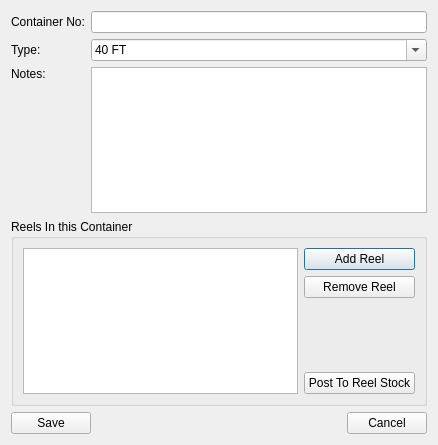
<?xml version="1.0" encoding="UTF-8"?>
<ui version="4.0">
 <class>ContainerEditor</class>
 <widget class="QDialog" name="ContainerEditor">
  <property name="geometry">
   <rect>
    <x>0</x>
    <y>0</y>
    <width>438</width>
    <height>445</height>
   </rect>
  </property>
  <property name="windowTitle">
   <string>Container Details</string>
  </property>
  <layout class="QVBoxLayout" name="verticalLayout_2">
   <item>
    <layout class="QGridLayout" name="gridLayout">
     <item row="0" column="0">
      <widget class="QLabel" name="label">
       <property name="text">
        <string>Container No:</string>
       </property>
      </widget>
     </item>
     <item row="0" column="1">
      <widget class="QLineEdit" name="txtContainerNo"/>
     </item>
     <item row="1" column="0">
      <widget class="QLabel" name="label_2">
       <property name="text">
        <string>Type:</string>
       </property>
      </widget>
     </item>
     <item row="1" column="1">
      <widget class="QComboBox" name="cboType">
       <property name="editable">
        <bool>true</bool>
       </property>
       <item>
        <property name="text">
         <string>40 FT</string>
        </property>
       </item>
       <item>
        <property name="text">
         <string>20 FT</string>
        </property>
       </item>
      </widget>
     </item>
     <item row="2" column="0">
      <widget class="QLabel" name="label_3">
       <property name="text">
        <string>Notes:</string>
       </property>
       <property name="alignment">
        <set>Qt::AlignLeading|Qt::AlignLeft|Qt::AlignTop</set>
       </property>
      </widget>
     </item>
     <item row="2" column="1">
      <widget class="QTextEdit" name="txtNotes"/>
     </item>
    </layout>
   </item>
   <item>
    <widget class="QGroupBox" name="grpReels">
     <property name="enabled">
      <bool>true</bool>
     </property>
     <property name="title">
      <string>Reels In this Container</string>
     </property>
     <layout class="QHBoxLayout" name="horizontalLayout_2">
      <item>
       <widget class="CustomQueryView" name="lstReels"/>
      </item>
      <item>
       <layout class="QVBoxLayout" name="verticalLayout">
        <item>
         <widget class="QPushButton" name="cmdAddReel">
          <property name="text">
           <string>Add Reel</string>
          </property>
         </widget>
        </item>
        <item>
         <widget class="QPushButton" name="cmdRemoveReel">
          <property name="text">
           <string>Remove Reel</string>
          </property>
         </widget>
        </item>
        <item>
         <spacer name="verticalSpacer">
          <property name="orientation">
           <enum>Qt::Vertical</enum>
          </property>
          <property name="sizeHint" stdset="0">
           <size>
            <width>20</width>
            <height>40</height>
           </size>
          </property>
         </spacer>
        </item>
        <item>
         <widget class="QPushButton" name="cmdPostToReelStock">
          <property name="text">
           <string>Post To Reel Stock</string>
          </property>
         </widget>
        </item>
       </layout>
      </item>
     </layout>
    </widget>
   </item>
   <item>
    <layout class="QHBoxLayout" name="horizontalLayout">
     <item>
      <widget class="QPushButton" name="cmdSave">
       <property name="text">
        <string>Save</string>
       </property>
      </widget>
     </item>
     <item>
      <spacer name="horizontalSpacer">
       <property name="orientation">
        <enum>Qt::Horizontal</enum>
       </property>
       <property name="sizeHint" stdset="0">
        <size>
         <width>40</width>
         <height>20</height>
        </size>
       </property>
      </spacer>
     </item>
     <item>
      <widget class="QPushButton" name="cmdCancel">
       <property name="text">
        <string>Cancel</string>
       </property>
      </widget>
     </item>
    </layout>
   </item>
  </layout>
 </widget>
 <customwidgets>
  <customwidget>
   <class>CustomQueryView</class>
   <extends>QTreeView</extends>
   <header>customqueryview.h</header>
  </customwidget>
 </customwidgets>
 <resources/>
 <connections>
  <connection>
   <sender>cmdCancel</sender>
   <signal>clicked()</signal>
   <receiver>ContainerEditor</receiver>
   <slot>reject()</slot>
   <hints>
    <hint type="sourcelabel">
     <x>506</x>
     <y>453</y>
    </hint>
    <hint type="destinationlabel">
     <x>424</x>
     <y>448</y>
    </hint>
   </hints>
  </connection>
 </connections>
</ui>
